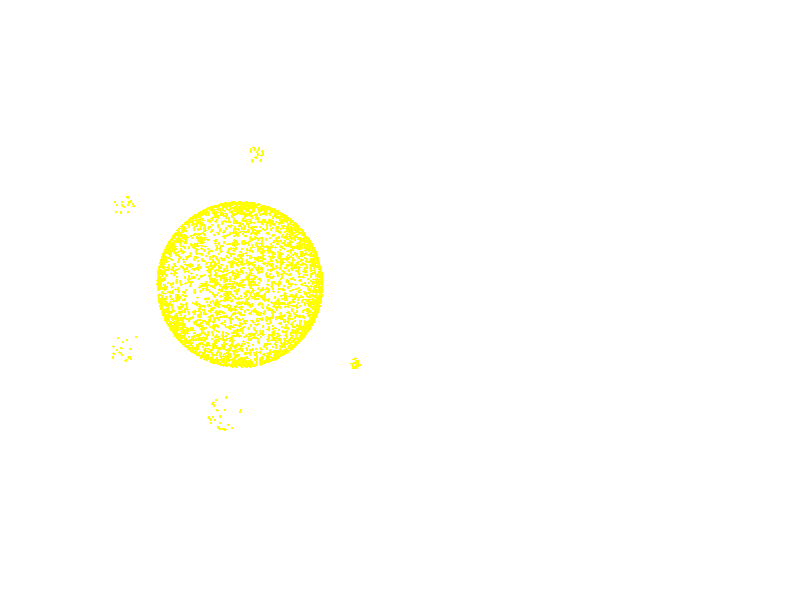

MATLAB code for this plot: (Note: this script raises an error after producing the figure.)
% test remove_outliers

clc;

addpath(genpath('../src'));
addpath('../data');

load('unit_sphere_4096_pts_with_outliers.mat');

h = figure;
subplot(121);
set(h,'Position',get(0,'ScreenSize'));
set(gcf,'Color',[0 0 0]);

marker = '.';
color = 'y';

plot3(P(:,1),P(:,2),P(:,3),marker,'Color',color,'MarkerEdgeColor',color,'MarkerFaceColor',color), hold on;
xlabel('X'), ylabel('Y'), zlabel('Z');
axis equal;
set(gca, 'Color', [0 0 0], 'XColor', [1 1 1], 'YColor', [1 1 1], 'ZColor', [1 1 1]);
view(3);
title('Unit sphere 4096 points with outlier groups','Color',[1 1 1],'FontSize',16);

P = remove_outliers(P,31,2.5);

subplot(122);
plot3(P(:,1),P(:,2),P(:,3),marker,'Color',color,'MarkerEdgeColor',color,'MarkerFaceColor',color), hold on;
xlabel('X'), ylabel('Y'), zlabel('Z');
axis equal;
set(gca, 'Color', [0 0 0], 'XColor', [1 1 1], 'YColor', [1 1 1], 'ZColor', [1 1 1]);
view(3);
title('Unit sphere 4096 points onces outliers removed','Color',[1 1 1],'FontSize',16);